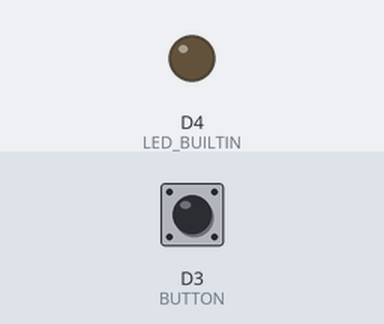
A sketch run on a simulated ESP8266 (NodeMCU). On the bench: output pins drawn as LEDs (lit = HIGH, except the on-board LED, lit = LOW). Inputs (shaded band) come from the test bench; at power-on: D3 (BUTTON) HIGH. What the sketch prints to the serial monitor is not drawn.

Above: at 1.2 s.
1.3 s: D3 (BUTTON) pulled LOW for 0.15 s
At 1.37 s:
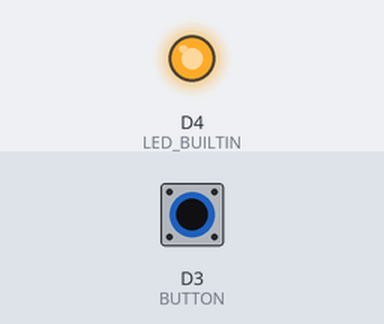
2.9 s: D3 (BUTTON) pulled LOW for 3.2 s
At 7.4 s:
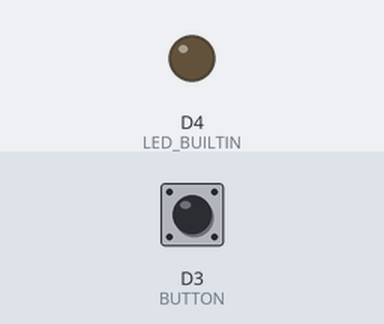
Timing chart, 0 to 8.9 s (numbered marks = the images above; inputs shaded):
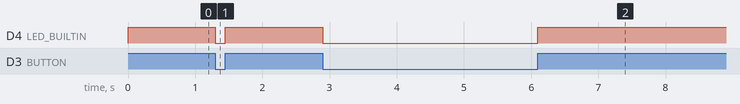

The sketch:

01_led_blink.ino
```cpp
// Nomenclatura NodeMCU
#define LED_BUILTIN D4 // GPIO2

#define BUTTON D3 // GPIO0, if you want to use the FLASH button
                  //#define BUTTON D6 // if connecting an external button to pin D6

/*/ Nomenclatura ESP8266
#define LED_BUILTIN 2 // GPIO2 (D4)
#define BUTTON_BUILTIN 0 // GPIO0 (D3)
*/
void setup() {
  // El LED integrado está conectado al pin 2.
  Serial.begin(115200);
  pinMode(LED_BUILTIN, OUTPUT);
  pinMode(BUTTON, INPUT);
}

void loop() {
  // Leer el estado del botón. Cuando está pulsado el pin se pone a nivel bajo
  int estado = digitalRead(BUTTON);
  // Configurar el LED de acuerdo al estado del botón
  digitalWrite(LED_BUILTIN, estado);
  Serial.println(estado);
}
```

Measured:
- after the input at 1.3 s, D4 (LED_BUILTIN): HIGH → LOW at once, → HIGH 0.15 s later
- after the input at 2.9 s, D4 (LED_BUILTIN): HIGH → LOW at once, → HIGH 3.2 s later
